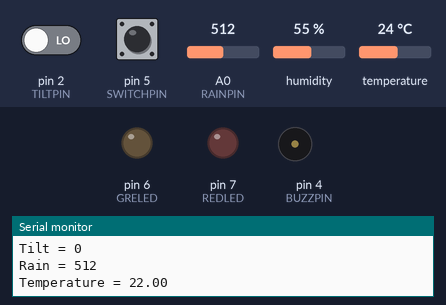
Recording of a sketch running on a simulated Arduino Uno, built with avr-gcc and run on an emulated ATmega328P. Shown: output pins drawn as LEDs (lit = HIGH), buzzer (waves = sounding), the last lines printed to the serial monitor. Dashed ring = blinking. The inputs (shaded band) are chosen by the test bench; at power-on: pin 5 (SWITCHPIN) LOW, pin 2 (TILTPIN) LOW, A0 (RAINPIN) = 512, temperature 24 °C, humidity 55 %. Pins used as bus, display or sensor lines are not drawn.

Above: at 1.2 s.
1.3 s: pin 5 (SWITCHPIN) pulled HIGH for 0.15 s
At 2.1 s:
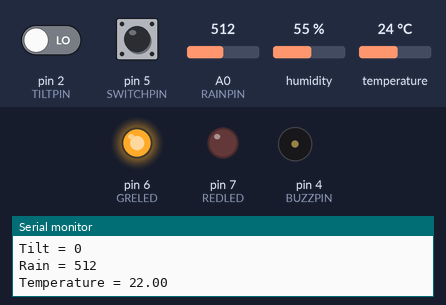
2.9 s: pin 2 (TILTPIN) driven HIGH
At 2.98 s:
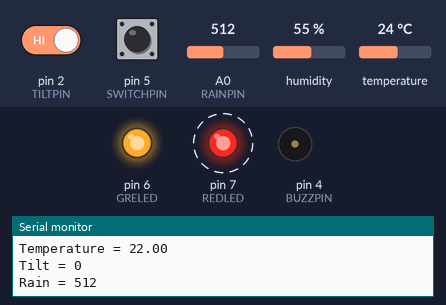
12.5 s: A0 (RAINPIN) set to 586
16.0 s: A0 (RAINPIN) set to 614
At 16.14 s:
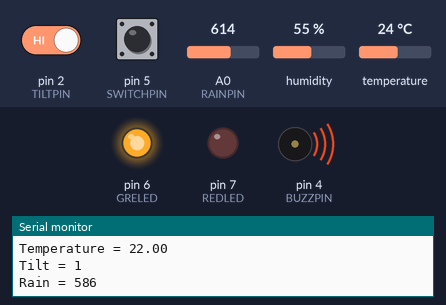
22.1 s: temperature set to 21 °C
28.2 s: temperature set to 18 °C
At 29.32 s:
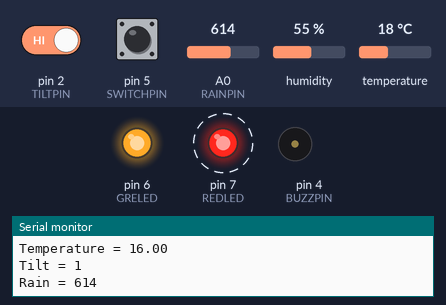
Timing chart, 0 to 32.7 s (numbered marks = the images above; inputs shaded):
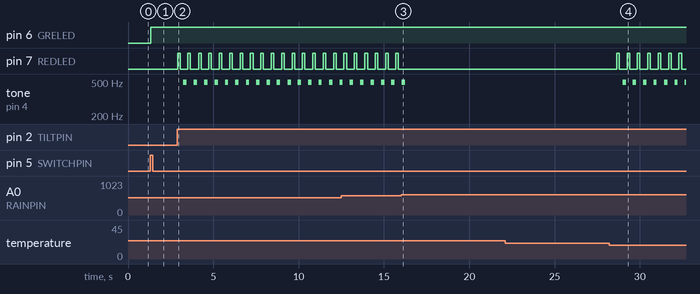

The sketch:

windowStatus.ino
```cpp
#include <DHT.h>

#define DHTPIN 3
#define DHTTYPE DHT11
#define TILTPIN 2
#define BUZZPIN 4
#define RAINPIN A0
#define SWITCHPIN 5
#define GRELED 6
#define REDLED 7
#define openWindow true
#define closeWindow false
#define rainLimit 600
#define temperatureLow 18
#define temperatureHigh 30

DHT dht(DHTPIN, DHTTYPE);
bool switchState;
bool switchPrev;

void setup()
{
  Serial.begin(9600);
  dht.begin();
  pinMode(TILTPIN, INPUT);
  pinMode(SWITCHPIN, INPUT);
  pinMode(BUZZPIN,OUTPUT);
  pinMode(GRELED, OUTPUT);
  pinMode(REDLED, OUTPUT);
  switchState = false;
  switchPrev = false;
}

void blink(int LED, int del)
{
  digitalWrite(LED, HIGH);
  delay(del);
  digitalWrite(LED, LOW);
  delay(del);
}

void buzz()
{
  for(int i = 0; i < 100; i++)
  {
    digitalWrite(BUZZPIN,HIGH);
    delay(1);
    digitalWrite(BUZZPIN,LOW);
    delay(1);
  }
  for(int i = 0; i < 100; i++)
  {
    digitalWrite(BUZZPIN,LOW);
    delay(1);
  }
}

void loop()
{
  float temperatureVal = dht.readTemperature() - 2;
  int tiltDetected = digitalRead(TILTPIN);
  int rainVal = analogRead(RAINPIN);
  int switchRead = digitalRead(SWITCHPIN);

  if(switchRead == true && switchPrev == false)
  {
    switchState = not switchState;
    digitalWrite(GRELED, switchState);
  }
  switchPrev = switchRead;
  if(switchState == true)
  {
    if(tiltDetected == openWindow && (rainVal < rainLimit || (temperatureVal < temperatureLow || temperatureVal > temperatureHigh)))
    {
      blink(REDLED, 150);
      buzz();
    }
    else
    {
      digitalWrite(REDLED, LOW);
    }
  }
  else
  {
    digitalWrite(REDLED, LOW);
  }


  Serial.print("Temperature = ");
  Serial.println(temperatureVal);
  Serial.print("Tilt = ");
  Serial.println(tiltDetected);
  Serial.print("Rain = ");
  //Serial.print(rainVal/1023.0*100);
  Serial.println(rainVal);
  //Serial.println("%");
}
```

Measured:
- the behaviour switches between 599 and 600 on A0 (RAINPIN) (found by bisection; images 2 and 3)
- the behaviour switches between 20 and 19 °C on temperature (found by bisection; images 3 and 4)
- after the input at 1.3 s, pin 6 (GRELED): LOW → HIGH at once
- after the input at 2.9 s, pin 7 (REDLED): alternates HIGH for 0.15 s and LOW for 0.45 s, starting at once; tone on pin 4 (BUZZPIN): alternates 496 Hz for 0.20 s and silent for 0.40 s, starting after 0.35 s
- after the input at 16.0 s, pin 7 (REDLED): stops changing and stays LOW; tone on pin 4 (BUZZPIN): goes on until 16.2 s, then stays silent
- after the input at 28.2 s, pin 7 (REDLED): alternates HIGH for 0.15 s and LOW for 0.45 s, starting after 0.44 s; tone on pin 4 (BUZZPIN): alternates 496 Hz for 0.20 s and silent for 0.40 s, starting after 0.79 s
